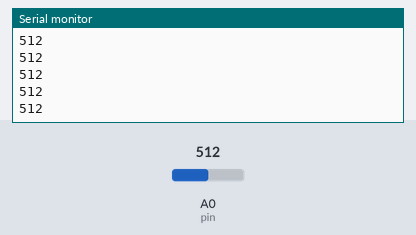
Simulated run of this sketch. Board: Arduino Uno, built with avr-gcc and run on an emulated ATmega328P. On the bench: the last lines printed to the serial monitor. The test bench sets the inputs (shaded band); at power-on: A0 (pin) = 512.

Above: at 1.2 s.
1.3 s: A0 (pin) set to 716
At 1.56 s:
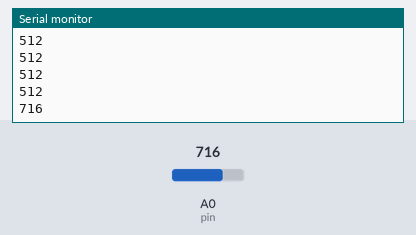
2.8 s: A0 (pin) set to 900
At 2.96 s:
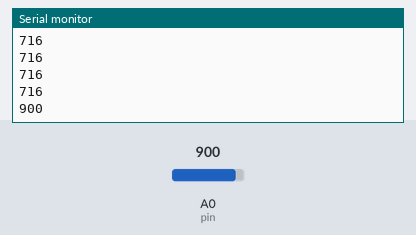
Timing chart, 0 to 5.8 s (numbered marks = the images above; inputs shaded):
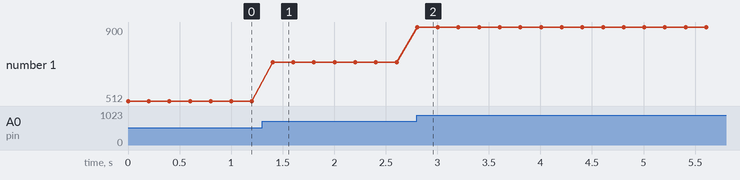

Measured:
- after the input at 1.3 s, the serial monitor: prints a new line after 0.10 s (image 1)
- after the input at 2.8 s, the serial monitor: prints a new line at once (image 2)
- plotted number 1: 512 → 716 after the input at 1.3 s, 716 → 900 after the input at 2.8 s

The sketch:

dfrobot_gravity_steam_sensor.ino
```cpp
/*******************************
           Connection:
             VCC-5V
             GND-GND
             S-Analog pin 0

 You can put the sensor on your palm,
 it may sense the humidity of your palm
 ********************************/
int pin=0;

void setup()
{
  Serial.begin(9600);// open serial port, set the baud rate to 9600 bps
  pinMode(pin,INPUT);
}
void loop()
{
  int sensorValue;
  sensorValue = analogRead(pin);   //connect Steam sensors to Analog 0
  Serial.println(sensorValue); //print the value to serial
  delay(200);
}
```
